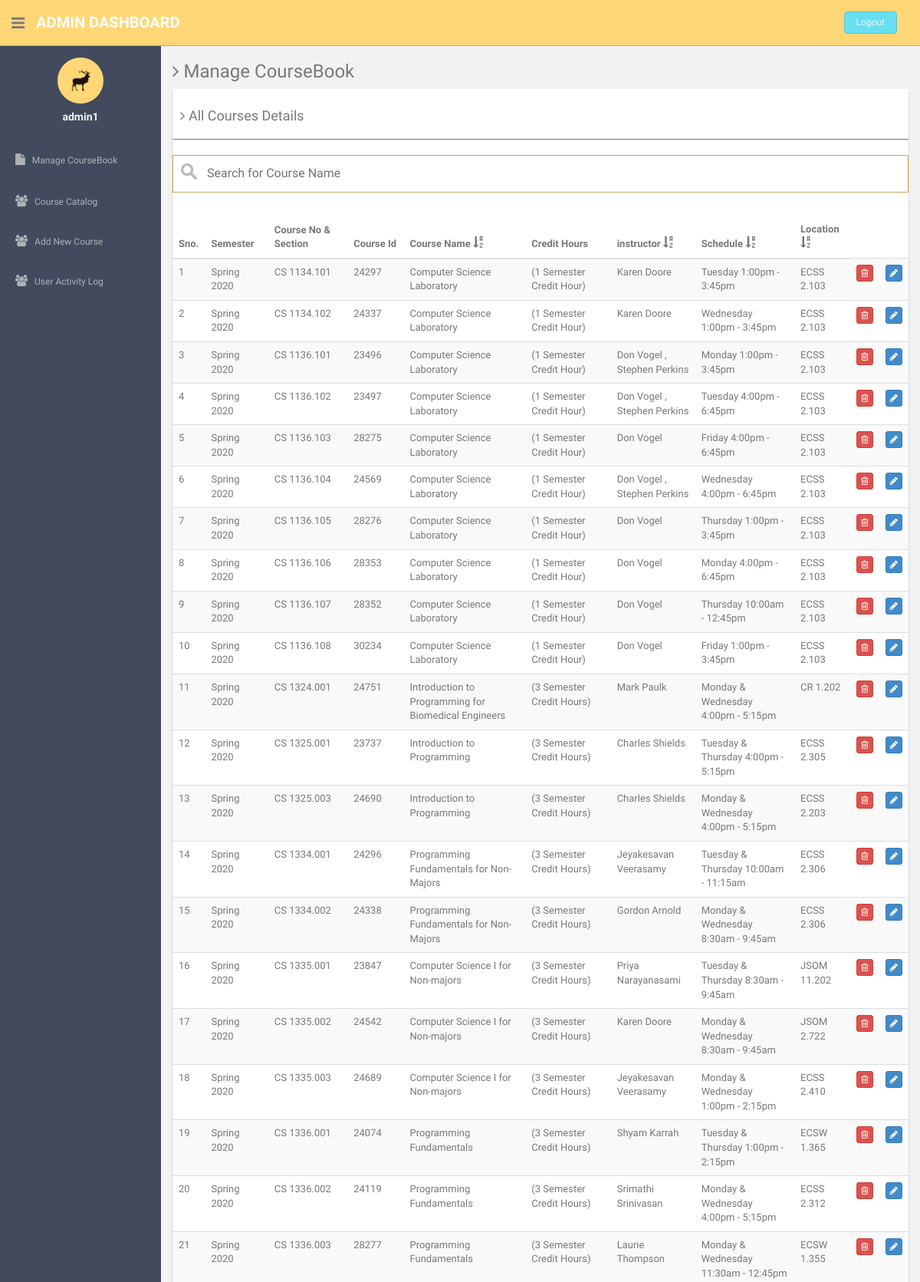
Page /admin/csc001_Main.php (signed in, upper part) on the committed database.
### tables this page shows
CREATE TABLE `cscourse` (
  `id` int(10) NOT NULL,
  `semester_year` varchar(100) NOT NULL,
  `course_num_section` varchar(100) NOT NULL,
  `course_id` varchar(100) NOT NULL,
  `course_title` varchar(500) NOT NULL,
  `credit_hours` varchar(100) NOT NULL,
  `instructor` varchar(100) NOT NULL,
  `day_time` varchar(100) NOT NULL,
  `place` varchar(100) NOT NULL,
  `time_created` datetime(6) NOT NULL DEFAULT current_timestamp(6),
  `time_updated` datetime(6) NOT NULL DEFAULT current_timestamp(6)
);

### admin/csc001_Main.php (the view, shortened to what this page needs)
<?php
include'../dbconnection.php';
if (strlen($_SESSION['id']==0)) {
  header('location:../logout.php');
} else{
  ?><!DOCTYPE html>
  <html lang="en">
  <head>
    <link href="css/bootstrap.css" rel="stylesheet">
    <link href="font-awesome/css/font-awesome.css" rel="stylesheet" />
    <link href="css/style.css" rel="stylesheet">
    <link href="css/style-responsive.css" rel="stylesheet">
  </head>
  <body>
    <section id="container" >
        <header class="header black-bg">
          <div class="sidebar-toggle-box">
            <div class="fa fa-bars tooltips" data-placement="right" data-original-title="Toggle Navigation"></div>
          </div>
          <a href="#" class="logo"><b>Admin Dashboard</b></a>
        <div class="top-menu">
          <ul class="nav pull-right top-menu">
            <li><a class="logout" href="../logout.php">Logout</a></li>
          </ul>
        </div>
      </header>
    <?php include("csc002_sidebar_nav.php");?>
    <section id="main-content">
      <section class="wrapper">
        <h3><i class="fa fa-angle-right"></i> Manage CourseBook</h3>
        <div class="row">
          <div class="col-md-12">
            <div class="content-panel">
              <table id="myTable" class="table table-striped  table-hover table-responsive sortable">
                <h4><i class="fa fa-angle-right"></i> All Courses Details </h4>
                <hr>
                <input style="border:1px solid #c9aa5f" type="text" id="myInput" onkeyup="myFunction()" placeholder=" Search for Course Name" title="Type in a name"><br><br>
                <thead>
                  <tr>
                    <th >Sno.</th>
                    <th width="100px" class="hidden-phone">Semester</th>
                    <th width="150px"> Course No & Section</th>
                    <th width="100px"> Course Id</th>
                    <th>Course Name  <span style="font-size:15px" class="glyphicon glyphicon-sort-by-alphabet"></span></th>
                    <th>Credit Hours</th>
                    <th>instructor  <span style="font-size:15px" class="glyphicon glyphicon-sort-by-alphabet"></span></th>
                    <th>Schedule  <span  style="font-size:15px" class="glyphicon glyphicon-sort-by-alphabet"></span></th>
                    <th>Location  <span style="font-size:15px" class="glyphicon glyphicon-sort-by-alphabet"></span></th>
                  </tr>
                </thead>
                <tbody>
                  <?php $ret=mysqli_query($con,"select * from cscourse");
                  $cnt=1;
                  while($row=mysqli_fetch_array($ret))
                  {?>
                    <tr>
                      <td width="20px"><?php echo $cnt;?></td>
                      <td width="100px"><?php echo $row['semester_year'];?></td>
                      <td width="100px"><?php echo $row['course_num_section'];?></td>
                      <td width="50px"><?php echo $row['course_id'];?></td>
                      <td width="200px"><?php echo $row['course_title'];?></td>
                      <td width="180px"><?php echo $row['credit_hours'];?></td>
                      <td width="80px"><?php echo $row['instructor'];?></td>
                      <td width="200px"><?php echo $row['day_time'];?></td>
                      <td><?php echo $row['place'];?></td>
                      <td>
                        <a href="csc001_Main.php?id=<?php echo $row['id'];?>">
                          <button class="btn btn-danger btn-xs" onClick="return confirm('Do you really want to delete');"><i class="fa fa-trash-o "></i></button></a>
                        </td>
                        <td>
                          <a href="csc003_update_course.php?uid=<?php echo $row['id'];?>">
                            <button class="btn btn-primary btn-xs"><i class="fa fa-pencil"></i></button></a></td>
                          </tr>
                          <?php $cnt=$cnt+1; }?>
                        </tbody>
                      </table>
                    </div>
                  </div>
                </div>
              </section>
              </section
              ></section>
              <link rel="stylesheet" href="https://drvic10k.github.io/bootstrap-sortable/Contents/bootstrap-sortable.css" />
            </body>
            </html>
          <?php } ?>

### admin/csc002_sidebar_nav.php
<aside>
  <div id="sidebar"  class="nav-collapse ">
    <ul class="sidebar-menu" id="nav-accordion">
      <p class="centered"><a href="#"><img src="img/ui-sam.jpg" class="img-circle" width="60"></a></p>
      <h5 class="centered"><?php echo $_SESSION['login'];?></h5>
      <li class="mt">
        <a href="csc001_Main.php">
          <i class="fa fa-file"></i>
          <span>Manage CourseBook</span>
        </a>
      </li>
      <li class="sub-menu">
        <a href="csc004_course_catalog.php" >
          <i class="fa fa-users"></i>
          <span>Course Catalog</span>
        </a>
      </li>
      <li class="sub-menu">
        <a href="csc005_add_course.php" >
          <i class="fa fa-users"></i>
          <span>Add New Course</span>
        </a>
      </li>
      <li class="sub-menu">
        <a href="csc006_user_log.php" >
          <i class="fa fa-users"></i>
          <span>User Activity Log</span>
        </a>
      </li>
    </ul>
  </div>
</aside>

### admin/css/style.css (style rules this page uses)
body { color: #797979; background: #f2f2f2; font-family: 'Ruda', sans-serif; padding: 0px !important; margin: 0px !important; font-size:13px; }
ul li { list-style: none; }
a, a:hover, a:focus { text-decoration: none; outline: none; }
#container { width: 100%; height: 100%; }
hr { margin-top: 20px; margin-bottom: 20px; border: 0; border-top: 1px solid #797979; }
.centered { text-align: center; }
.mt { margin-top: 25px; }
ul.top-menu > li > .logout { color: #f2f2f2; font-size: 12px; border-radius: 4px; -webkit-border-radius: 4px; border: 1px solid #64c3c2 !important; padding: 5px 15px; margin-right: 15px; background: #68dff0; margin-top: 15px; }
#sidebar { width: 210px; height: 100%; position: fixed; background: #424a5d; }
#sidebar h5 { color: #f2f2f2; font-weight: 700; }
#sidebar ul li { position: relative; }
ul.sidebar-menu , ul.sidebar-menu li ul.sub { margin: -2px 0 0; padding: 0; }
ul.sidebar-menu { margin-top: 75px; }
ul.sidebar-menu li { margin-bottom: 5px; margin-left:10px; margin-right:10px; }
ul.sidebar-menu li.sub-menu { line-height: 15px; }
ul.sidebar-menu li a span { display: inline-block; }
ul.sidebar-menu li a { color: #aeb2b7; text-decoration: none; display: block; padding: 15px 0 15px 10px; font-size: 12px; outline: none; -webkit-transition: all 0.3s ease; -moz-transition: all 0.3s ease; -o-transition: all 0.3s ease; -ms-transition: all 0.3s ease; transition: all 0.3s ease; }
ul.sidebar-menu li a i { font-size: 15px; padding-right: 6px; }
#main-content { margin-left: 210px; }
.header, .footer { min-height: 60px; padding: 0 15px; }
.header { position: fixed; left: 0; right: 0; z-index: 1002; }
.black-bg { background: #ffd777; border-bottom: 1px solid #c9aa5f; }
.wrapper { display: inline-block; margin-top: 60px; padding-left: 15px; padding-right: 15px; padding-bottom: 15px; padding-top: 0px; width: 100%; }
a.logo { font-size: 20px; color: #ffffff; float: left; margin-top: 15px; text-transform: uppercase; }
a.logo b { font-weight: 900; }
#top_menu .nav > li, ul.top-menu > li { float: left; }
ul.top-menu > li > a { color: #666666; font-size: 16px; border-radius: 4px; -webkit-border-radius: 4px; border:1px solid #666666 !important; padding: 2px 6px; margin-right: 15px; }
.sidebar-toggle-box { float: left; padding-right: 15px; margin-top: 20px; }
.sidebar-toggle-box .fa-bars { cursor: pointer; display: inline-block; font-size: 20px; }
.content-panel { background: #ffffff; box-shadow: 0px 3px 2px #aab2bd; padding-top: 15px; padding-bottom: 5px; }
.content-panel h4 { margin-left: 10px; }

### admin/csc001_Main.php (style rules this page uses)
#myInput { background-image: url('img/searchicon.png'); background-position: 10px 10px; background-repeat: no-repeat; width: 100%; font-size: 16px; padding: 12px 20px 12px 40px; border: 1px solid #ddd; margin-bottom: 12px; }

### rows in the picture
cscourse: semester_year "Spring 2020", course_num_section "CS 1134.101", course "24297", course_title "Computer Science Laboratory", credit_hours "(1 Semester Credit Hour)", instructor "Karen Doore", day_time "Tuesday 1:00pm - 3:45pm", place "ECSS 2.103"
cscourse: semester_year "Spring 2020", course_num_section "CS 1134.102", course "24337", course_title "Computer Science Laboratory", credit_hours "(1 Semester Credit Hour)", instructor "Karen Doore", day_time "Wednesday 1:00pm - 3:45pm", place "ECSS 2.103"
cscourse: semester_year "Spring 2020", course_num_section "CS 1136.101", course "23496", course_title "Computer Science Laboratory", credit_hours "(1 Semester Credit Hour)", instructor "Don Vogel , Stephen Perkins", day_time "Monday 1:00pm - 3:45pm", place "ECSS 2.103"
cscourse: semester_year "Spring 2020", course_num_section "CS 1136.102", course "23497", course_title "Computer Science Laboratory", credit_hours "(1 Semester Credit Hour)", instructor "Don Vogel , Stephen Perkins", day_time "Tuesday 4:00pm - 6:45pm", place "ECSS 2.103"
cscourse: semester_year "Spring 2020", course_num_section "CS 1136.103", course "28275", course_title "Computer Science Laboratory", credit_hours "(1 Semester Credit Hour)", instructor "Don Vogel", day_time "Friday 4:00pm - 6:45pm", place "ECSS 2.103"
cscourse: semester_year "Spring 2020", course_num_section "CS 1136.104", course "24569", course_title "Computer Science Laboratory", credit_hours "(1 Semester Credit Hour)", instructor "Don Vogel , Stephen Perkins", day_time "Wednesday 4:00pm - 6:45pm", place "ECSS 2.103"
cscourse: semester_year "Spring 2020", course_num_section "CS 1136.105", course "28276", course_title "Computer Science Laboratory", credit_hours "(1 Semester Credit Hour)", instructor "Don Vogel", day_time "Thursday 1:00pm - 3:45pm", place "ECSS 2.103"
cscourse: semester_year "Spring 2020", course_num_section "CS 1136.106", course "28353", course_title "Computer Science Laboratory", credit_hours "(1 Semester Credit Hour)", instructor "Don Vogel", day_time "Monday 4:00pm - 6:45pm", place "ECSS 2.103"
cscourse: semester_year "Spring 2020", course_num_section "CS 1136.107", course "28352", course_title "Computer Science Laboratory", credit_hours "(1 Semester Credit Hour)", instructor "Don Vogel", day_time "Thursday 10:00am - 12:45pm", place "ECSS 2.103"
cscourse: semester_year "Spring 2020", course_num_section "CS 1136.108", course "30234", course_title "Computer Science Laboratory", credit_hours "(1 Semester Credit Hour)", instructor "Don Vogel", day_time "Friday 1:00pm - 3:45pm", place "ECSS 2.103"
cscourse: semester_year "Spring 2020", course_num_section "CS 1324.001", course "24751", course_title "Introduction to Programming for Biomedical Engineers", credit_hours "(3 Semester Credit Hours)", instructor "Mark Paulk", day_time "Monday & Wednesday 4:00pm - 5:15pm", place "CR 1.202"
cscourse: semester_year "Spring 2020", course_num_section "CS 1325.001", course "23737", course_title "Introduction to Programming", credit_hours "(3 Semester Credit Hours)", instructor "Charles Shields", day_time "Tuesday & Thursday 4:00pm - 5:15pm", place "ECSS 2.305"
cscourse: semester_year "Spring 2020", course_num_section "CS 1325.003", course "24690", course_title "Introduction to Programming", credit_hours "(3 Semester Credit Hours)", instructor "Charles Shields", day_time "Monday & Wednesday 4:00pm - 5:15pm", place "ECSS 2.203"
cscourse: semester_year "Spring 2020", course_num_section "CS 1334.001", course "24296", course_title "Programming Fundamentals for Non-Majors", credit_hours "(3 Semester Credit Hours)", instructor "Jeyakesavan Veerasamy", day_time "Tuesday & Thursday 10:00am - 11:15am", place "ECSS 2.306"
cscourse: semester_year "Spring 2020", course_num_section "CS 1334.002", course "24338", course_title "Programming Fundamentals for Non-Majors", credit_hours "(3 Semester Credit Hours)", instructor "Gordon Arnold", day_time "Monday & Wednesday 8:30am - 9:45am", place "ECSS 2.306"
cscourse: semester_year "Spring 2020", course_num_section "CS 1335.001", course "23847", course_title "Computer Science I for Non-majors", credit_hours "(3 Semester Credit Hours)", instructor "Priya Narayanasami", day_time "Tuesday & Thursday 8:30am - 9:45am", place "JSOM 11.202"
cscourse: semester_year "Spring 2020", course_num_section "CS 1335.002", course "24542", course_title "Computer Science I for Non-majors", credit_hours "(3 Semester Credit Hours)", instructor "Karen Doore", day_time "Monday & Wednesday 8:30am - 9:45am", place "JSOM 2.722"
cscourse: semester_year "Spring 2020", course_num_section "CS 1335.003", course "24689", course_title "Computer Science I for Non-majors", credit_hours "(3 Semester Credit Hours)", instructor "Jeyakesavan Veerasamy", day_time "Monday & Wednesday 1:00pm - 2:15pm", place "ECSS 2.410"
cscourse: semester_year "Spring 2020", course_num_section "CS 1336.001", course "24074", course_title "Programming Fundamentals", credit_hours "(3 Semester Credit Hours)", instructor "Shyam Karrah", day_time "Tuesday & Thursday 1:00pm - 2:15pm", place "ECSW 1.365"
cscourse: semester_year "Spring 2020", course_num_section "CS 1336.002", course "24119", course_title "Programming Fundamentals", credit_hours "(3 Semester Credit Hours)", instructor "Srimathi Srinivasan", day_time "Monday & Wednesday 4:00pm - 5:15pm", place "ECSS 2.312"
cscourse: semester_year "Spring 2020", course_num_section "CS 1336.003", course "28277", course_title "Programming Fundamentals", credit_hours "(3 Semester Credit Hours)", instructor "Laurie Thompson", day_time "Monday & Wednesday 11:30am - 12:45pm", place "ECSW 1.355"

### other values in the picture
$_SESSION['login'] "admin1"
